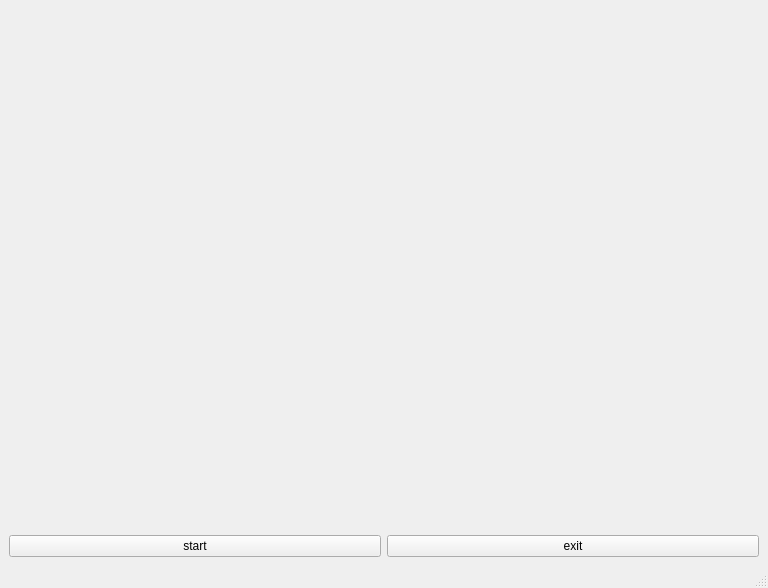
<?xml version="1.0" encoding="UTF-8"?>
<ui version="4.0">
 <class>MainWindow</class>
 <widget class="QMainWindow" name="MainWindow">
  <property name="geometry">
   <rect>
    <x>0</x>
    <y>0</y>
    <width>768</width>
    <height>588</height>
   </rect>
  </property>
  <property name="windowTitle">
   <string>MainWindow</string>
  </property>
  <widget class="QWidget" name="centralwidget">
   <layout class="QGridLayout" name="gridLayout">
    <item row="0" column="0" colspan="2">
     <widget class="QWidget" name="widget" native="true">
      <property name="minimumSize">
       <size>
        <width>750</width>
        <height>500</height>
       </size>
      </property>
     </widget>
    </item>
    <item row="1" column="0">
     <widget class="QPushButton" name="start">
      <property name="text">
       <string>start</string>
      </property>
     </widget>
    </item>
    <item row="1" column="1">
     <widget class="QPushButton" name="stop">
      <property name="text">
       <string>exit</string>
      </property>
     </widget>
    </item>
   </layout>
  </widget>
  <widget class="QMenuBar" name="menubar">
   <property name="geometry">
    <rect>
     <x>0</x>
     <y>0</y>
     <width>768</width>
     <height>21</height>
    </rect>
   </property>
  </widget>
  <widget class="QStatusBar" name="statusbar"/>
 </widget>
 <resources/>
 <connections/>
</ui>
